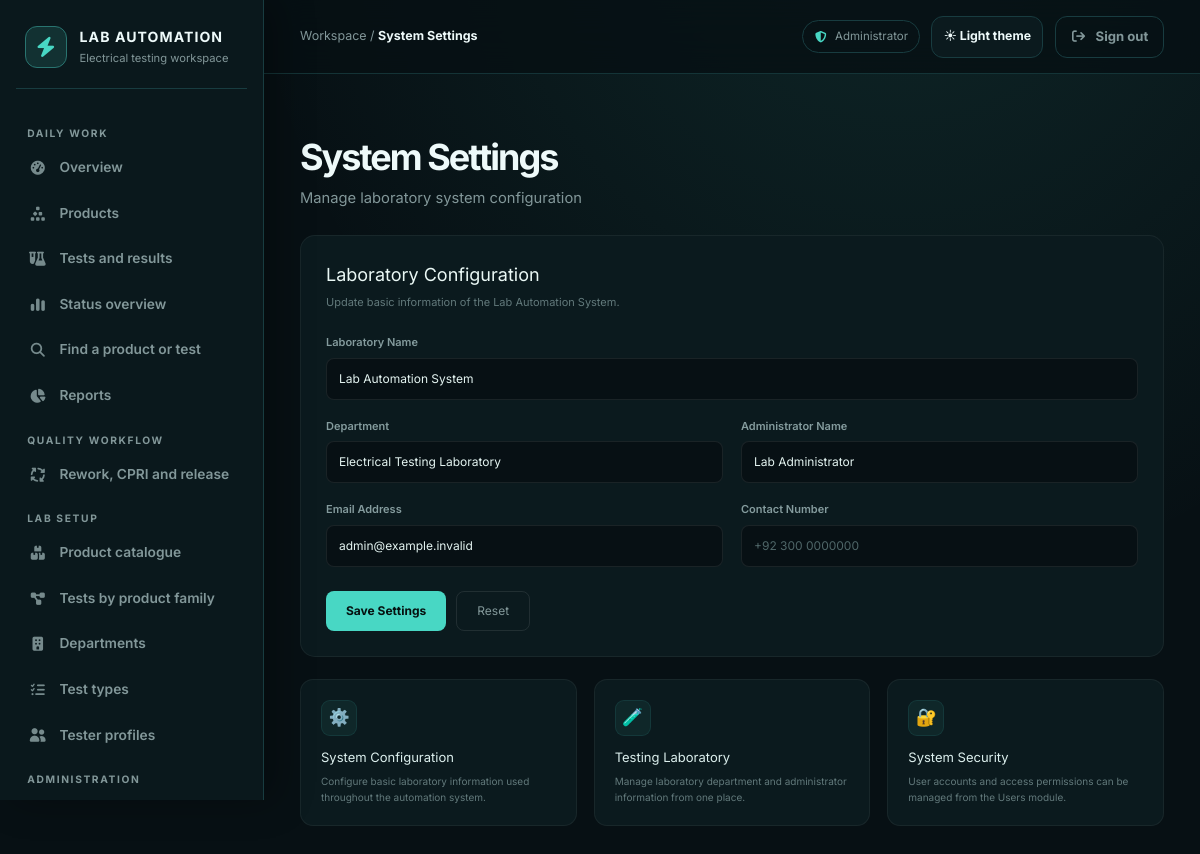
The page /settings.php (signed in) on the database its author committed.
### tables this page shows
CREATE TABLE IF NOT EXISTS `settings` (
    `id` INT NOT NULL AUTO_INCREMENT,
    `lab_name` VARCHAR(150) NULL,
    `department` VARCHAR(150) NULL,
    `admin_name` VARCHAR(100) NULL,
    `email` VARCHAR(150) NULL,
    `contact` VARCHAR(50) NULL,
    PRIMARY KEY (`id`)
);

### settings.php (the view, shortened to what this page needs)
<?php
include "db.php";
$lab_name   = "Lab Automation System";
$department = "Electrical Testing Laboratory";
$admin_name = "Lab Administrator";
$email      = "admin@labautomation.com";
$contact    = "+92 300 0000000";
$check_table = mysqli_query(
    $conn,
    "SHOW TABLES LIKE 'settings'"
);
if (mysqli_num_rows($check_table) > 0) {
    $result = mysqli_query(
        $conn,
        "SELECT * FROM settings LIMIT 1"
    );
    if (mysqli_num_rows($result) > 0) {
        $settings = mysqli_fetch_assoc($result);
        $lab_name   = $settings["lab_name"];
        $department = $settings["department"];
        $admin_name = $settings["admin_name"];
        $email      = $settings["email"];
        $contact    = $settings["contact"];
    }
}
?>
<!DOCTYPE html>
<html lang="en">
<head>
    <link rel="stylesheet" href="assets/compiled/app.css">
<link rel="stylesheet" href="assets/css/pages/settings.css">
</head>
<body>
<?php require __DIR__ . '/views/layouts/legacy_sidebar.php'; ?>
<main class="main">
    <div class="topbar">
        <h2>
            System Settings
        </h2>
        <p>
            Manage laboratory system configuration
        </p>
    </div>
    <div class="settings-card">
        <div class="card-title">
            <h3>
                Laboratory Configuration
            </h3>
            <p>
                Update basic information of the Lab Automation System.
            </p>
        </div>
        <form method="POST">
            <div class="form-grid">
                <div class="form-group full">
                    <label>
                        Laboratory Name
                    </label>
                    <input
                        type="text"
                        name="lab_name"
                        value="<?php echo htmlspecialchars($lab_name); ?>"
                        placeholder="Enter laboratory name"
                        required
                    >
                </div>
                <div class="form-group">
                    <label>
                        Department
                    </label>
                    <input
                        type="text"
                        name="department"
                        value="<?php echo htmlspecialchars($department); ?>"
                        placeholder="Enter department"
                        required
                    >
                </div>
                <div class="form-group">
                    <label>
                        Administrator Name
                    </label>
                    <input
                        type="text"
                        name="admin_name"
                        value="<?php echo htmlspecialchars($admin_name); ?>"
                        placeholder="Enter administrator name"
                        required
                    >
                </div>
                <div class="form-group">
                    <label>
                        Email Address
                    </label>
                    <input
                        type="email"
                        name="email"
                        value="<?php echo htmlspecialchars($email); ?>"
                        placeholder="admin@example.com"
                        required
                    >
                </div>
                <div class="form-group">
                    <label>
                        Contact Number
                    </label>
                    <input
                        type="text"
                        name="contact"
                        value="<?php echo htmlspecialchars($contact); ?>"
                        placeholder="+92 300 0000000"
                        required
                    >
                </div>
            </div>
            <div class="buttons">
                <button
                    type="submit"
                    class="save-btn"
                >
                    Save Settings
                </button>
                <button
                    type="reset"
                    class="reset-btn"
                >
                    Reset
                </button>
            </div>
        </form>
    </div>
    <div class="info-grid">
        <div class="info-card">
            <div class="icon">
                ⚙️
            </div>
            <h4>
                System Configuration
            </h4>
            <p>
                Configure basic laboratory information used throughout
                the automation system.
            </p>
        </div>
        <div class="info-card">
            <div class="icon">
                🧪
            </div>
            <h4>
                Testing Laboratory
            </h4>
            <p>
                Manage laboratory department and administrator
                information from one place.
            </p>
        </div>
        <div class="info-card">
            <div class="icon">
                🔐
            </div>
            <h4>
                System Security
            </h4>
            <p>
                User accounts and access permissions can be managed
                from the Users module.
            </p>
        </div>
    </div>
</main>
</body>
</html>

### assets/css/pages/settings.css (style rules this page uses)
* { margin: 0; padding: 0; box-sizing: border-box; }
body { font-family: var(--theme-font-sans, Inter, sans-serif); background: radial-gradient( circle at top right, var(--legacy-rgba-72-215-196-045), transparent 30% ), var(--legacy-color-071014); color: var(--legacy-color-e7f8f5); min-height: 100vh; }
.main { margin-left: 245px; padding: 30px 35px; min-height: 100vh; }
.topbar { margin-bottom: 25px; }
.topbar h2 { font-family: var(--theme-font-sans, Inter, sans-serif); font-size: 29px; font-weight: 700; color: var(--legacy-color-edf9f7); margin-bottom: 6px; }
.topbar p { color: var(--legacy-color-62797b); font-size: 12px; }
.settings-card { max-width: 900px; background: var(--legacy-color-0b1a1e); border: 1px solid var(--legacy-rgba-255-255-255-055); border-radius: 15px; padding: 25px; margin-bottom: 22px; }
.card-title { margin-bottom: 24px; }
.card-title h3 { font-family: var(--theme-font-sans, Inter, sans-serif); font-size: 18px; color: var(--legacy-color-eaf8f5); margin-bottom: 6px; }
.card-title p { color: var(--legacy-color-62797b); font-size: 11px; }
.form-grid { display: grid; grid-template-columns: 1fr 1fr; gap: 18px; }
.form-group { display: flex; flex-direction: column; }
.form-group.full { grid-column: 1 / -1; }
label { font-size: 11px; color: var(--legacy-color-849b9d); margin-bottom: 7px; font-weight: 600; }
input { width: 100%; padding: 11px 12px; background: var(--legacy-color-071014); border: 1px solid var(--legacy-rgba-255-255-255-080); border-radius: 8px; color: var(--legacy-color-e4f4f1); outline: none; font-family: var(--theme-font-sans, Inter, sans-serif); font-size: 12px; }
input::placeholder { color: var(--legacy-color-4f6668); }
.buttons { margin-top: 24px; display: flex; gap: 10px; }
.save-btn { border: none; padding: 11px 20px; background: var(--legacy-color-48d7c4); color: var(--legacy-color-061110); font-weight: 700; border-radius: 8px; cursor: pointer; font-size: 12px; transition: 0.2s; }
.reset-btn { padding: 10px 20px; background: transparent; border: 1px solid var(--legacy-rgba-255-255-255-090); color: var(--legacy-color-829799); border-radius: 8px; cursor: pointer; font-size: 12px; transition: 0.2s; }
.info-grid { max-width: 900px; display: grid; grid-template-columns: repeat(3, 1fr); gap: 17px; }
.info-card { background: var(--legacy-color-0b1a1e); border: 1px solid var(--legacy-rgba-255-255-255-055); padding: 20px; border-radius: 13px; }
.info-card .icon { width: 36px; height: 36px; display: flex; align-items: center; justify-content: center; background: var(--legacy-rgba-72-215-196-070); border: 1px solid var(--legacy-rgba-72-215-196-100); border-radius: 9px; font-size: 17px; margin-bottom: 12px; }
.info-card h4 { font-family: var(--theme-font-sans, Inter, sans-serif); font-size: 13px; color: var(--legacy-color-dcefed); margin-bottom: 6px; }
.info-card p { color: var(--legacy-color-62797b); font-size: 10px; line-height: 1.6; }

### rows shown on the page
settings: lab_name "Lab Automation System", department "Electrical Testing Laboratory", admin_name "Lab Administrator", email "admin@example.invalid"

### other values the page prints
$legacyGroup['label'] "DAILY WORK"
$item['label'] "Overview"
$item['label'] "Products"
$item['label'] "Tests and results"
$item['label'] "Status overview"
$item['label'] "Find a product or test"
$item['label'] "Reports"
$legacyGroup['label'] "QUALITY WORKFLOW"
$item['label'] "Rework, CPRI and release"
$legacyGroup['label'] "LAB SETUP"
$item['label'] "Product catalogue"
$item['label'] "Tests by product family"
$item['label'] "Departments"
$item['label'] "Test types"
$item['label'] "Tester profiles"
